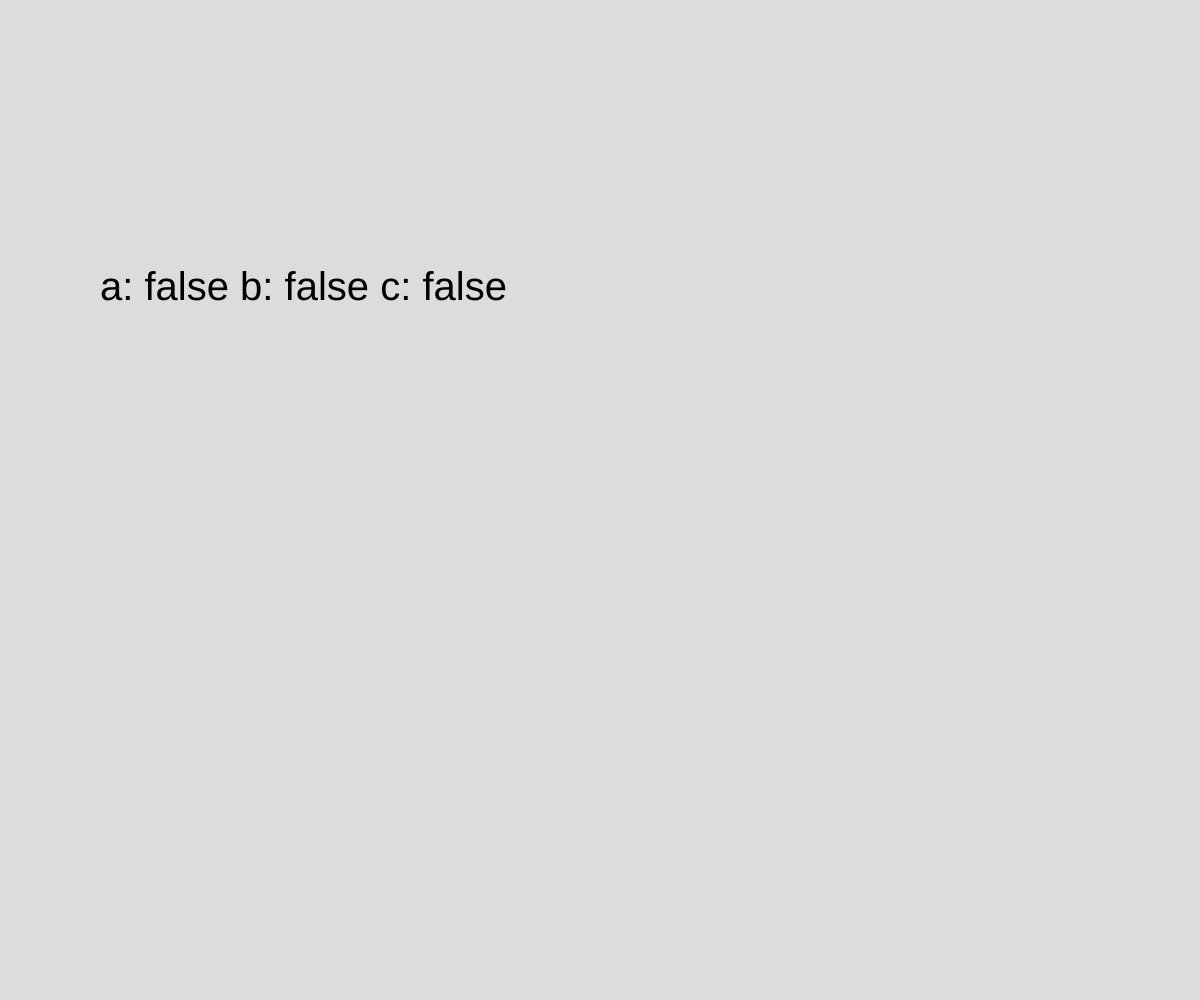
Frame 1 (no input)
Frame 60 (no input): identical to frame 1, image omitted
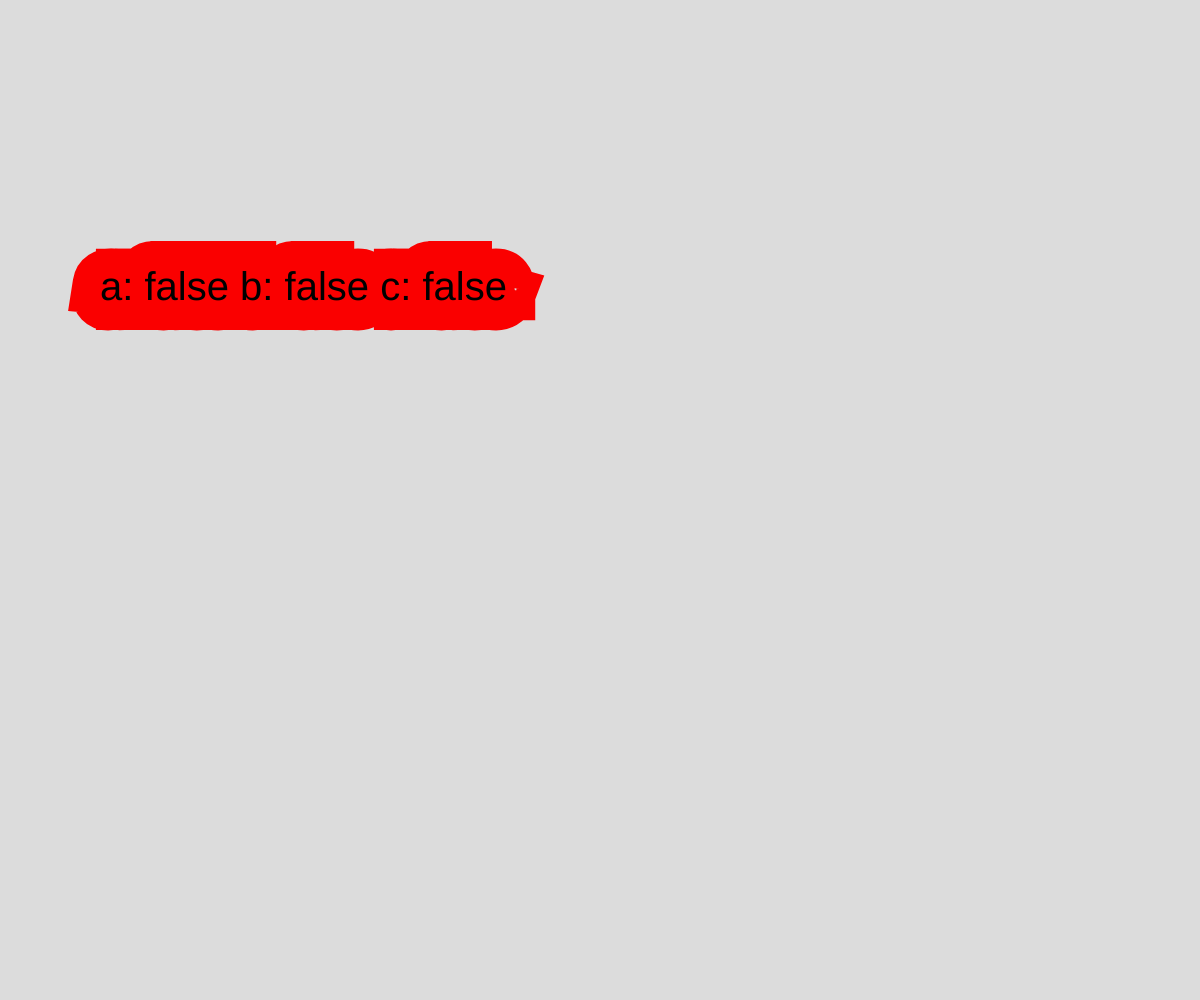
Frame 120 (the mouse pressed at the canvas centre since frame 60)

The p5.js sketch that drew these frames (run headless with seeded random() and noise() and a simulated clock; from frame 60 on, the mouse is pressed at the canvas centre):

// p5.js sketch
// ── sketch.js
// Multiple Keypress Detection
// and --- Drawing Practice ---
// Feb 10, 2026
// MOntier liu
//
// Extra for Experts:
// - describe what you did to take this project "above and beyond"


function setup() {
  createCanvas(windowWidth, windowHeight);
}

function checkMulti(){
  // a function to demonstrate how we can check
  // if multiple keyboard button are pressed
  // at once
  
  strokeWeight(mouseX / 10);
  stroke(250,0,0);

  // check for multiple keypresses (3 simult.)
  let a = keyIsDown(65); //a
  let b = keyIsDown(66); //b
  let c = keyIsDown(67); //c

  let str = "a: " + a + " b: " + b + " c: " + c;
  textSize(40)
  text(str, 100, 300)

}

function draw() {
  background(220);
  checkMulti()
}
